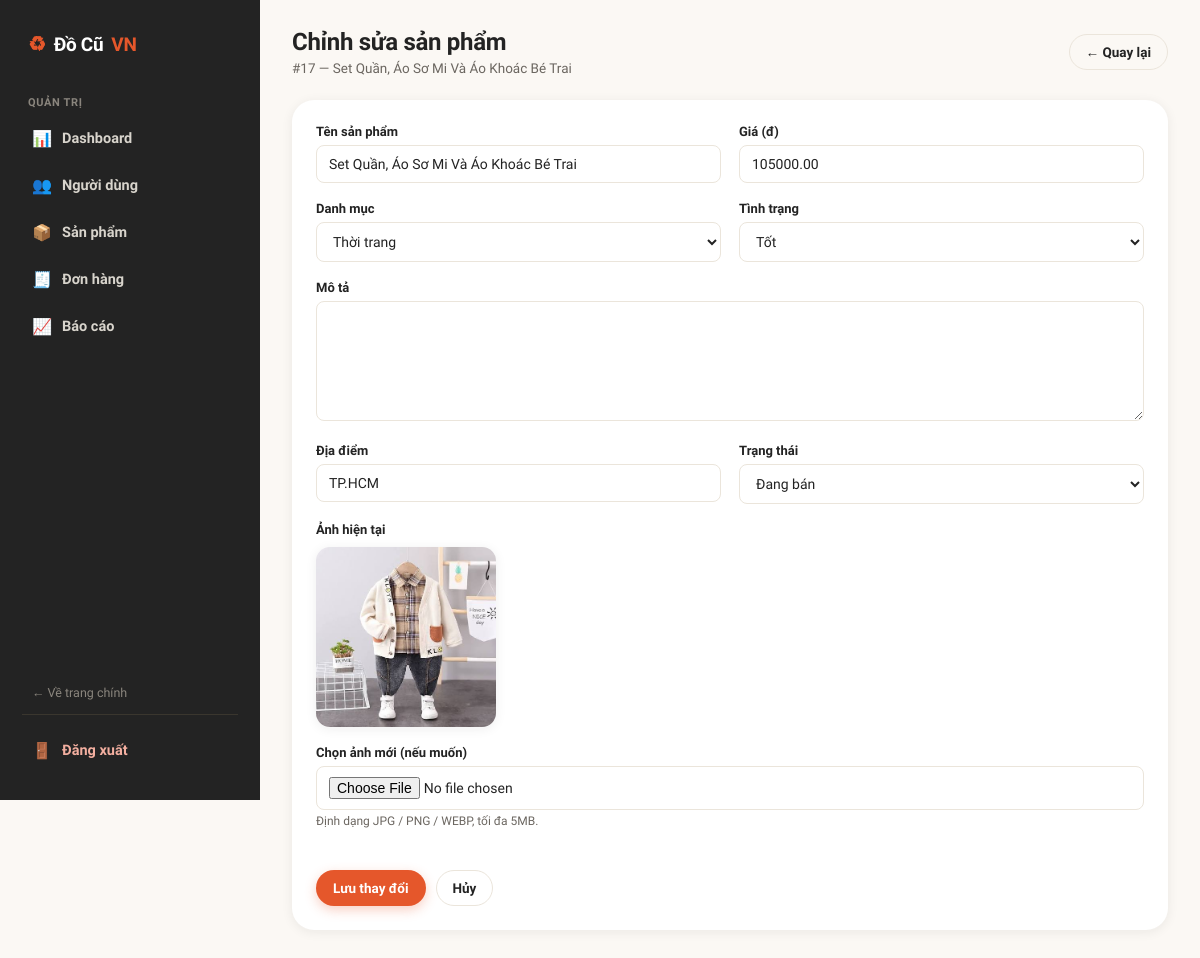
The page /admin/edit-product.php?id=17 (signed in) on the database its author committed.
### tables this page shows
CREATE TABLE `products` (
  `id` int(11) NOT NULL,
  `user_id` int(11) NOT NULL,
  `category_id` int(11) NOT NULL,
  `title` varchar(255) NOT NULL,
  `description` text DEFAULT NULL,
  `price` decimal(12,2) NOT NULL,
  `image` varchar(255) DEFAULT NULL,
  `condition_item` enum('new','like_new','good','fair') DEFAULT 'good',
  `location` varchar(255) DEFAULT NULL,
  `views` int(11) DEFAULT 0,
  `status` enum('active','pending','sold','hidden','rejected','deleted') DEFAULT 'pending',
  `created_at` timestamp NOT NULL DEFAULT current_timestamp(),
  `updated_at` timestamp NOT NULL DEFAULT current_timestamp() ON UPDATE current_timestamp()
);

CREATE TABLE `categories` (
  `id` int(11) NOT NULL,
  `name` varchar(100) NOT NULL,
  `description` text DEFAULT NULL,
  `icon` varchar(100) DEFAULT NULL,
  `status` tinyint(4) DEFAULT 1
);

### admin/inc/auth.php (called while the page is built, shortened)
<?php
if (!function_exists("e")) {
    function e($value): string
    {
        return htmlspecialchars((string)($value ?? ""), ENT_QUOTES, "UTF-8");
    }
}

### admin/edit-product.php (the view, shortened to what this page needs)
<?php
require_once "inc/auth.php";
$id = (int)$_GET["id"];
$categories = $conn->query("SELECT id, name FROM categories ORDER BY name");
$stmt = $conn->prepare("SELECT * FROM products WHERE id=?");
$stmt->bind_param("i", $id);
$stmt->execute();
$product = $stmt->get_result()->fetch_assoc();
?>
<!DOCTYPE html>
<html lang="vi">
<head>
<link rel="stylesheet" href="../assets/css/admin.css">
</head>
<body>
<div class="admin-wrapper">
    <?php include "sidebar.php"; ?>
    <main class="admin-main">
        <div class="admin-topbar">
            <div>
                <h1>Chỉnh sửa sản phẩm</h1>
                <div class="subtitle">#<?= (int)$product["id"] ?> — <?= e($product["title"]) ?></div>
            </div>
            <a href="products.php" class="btn btn-outline">← Quay lại</a>
        </div>
        <div class="panel">
            <form method="POST" enctype="multipart/form-data">
                <div class="form-grid">
                    <div class="form-group">
                        <label>Tên sản phẩm</label>
                        <input type="text" name="title" required value="<?= e($product["title"]) ?>">
                    </div>
                    <div class="form-group">
                        <label>Giá (đ)</label>
                        <input type="number" name="price" min="0" step="1000" required value="<?= e($product["price"]) ?>">
                    </div>
                    <div class="form-group">
                        <label>Danh mục</label>
                        <select name="category_id">
                            <?php $categories->data_seek(0); while ($c = $categories->fetch_assoc()): ?>
                                <option value="<?= (int)$c["id"] ?>" <?= (int)$c["id"] === (int)$product["category_id"] ? "selected" : "" ?>>
                                    <?= e($c["name"]) ?>
                                </option>
                            <?php endwhile; ?>
                        </select>
                    </div>
                    <div class="form-group">
                        <label>Tình trạng</label>
                        <select name="condition_item">
                            <option value="good" <?= $product["condition_item"] === "good" ? "selected" : "" ?>>Tốt</option>
                        </select>
                    </div>
                    <div class="form-group full">
                        <label>Mô tả</label>
                        <textarea name="description"><?= e($product["description"]) ?></textarea>
                    </div>
                    <div class="form-group">
                        <label>Địa điểm</label>
                        <input type="text" name="location" value="<?= e($product["location"]) ?>">
                    </div>
                    <div class="form-group">
                        <label>Trạng thái</label>
                        <select name="status">
                            <option value="active"   <?= $product["status"] === "active"   ? "selected" : "" ?>>Đang bán</option>
                        </select>
                    </div>
                    <div class="form-group full">
                        <label>Ảnh hiện tại</label>
                        <img class="current-image" src="../<?= e($product["image"]) ?>" alt="">
                    </div>
                    <div class="form-group full">
                        <label>Chọn ảnh mới (nếu muốn)</label>
                        <input type="file" name="image" accept=".jpg,.jpeg,.png,.webp">
                        <div class="hint">Định dạng JPG / PNG / WEBP, tối đa 5MB.</div>
                    </div>
                    <div class="form-actions">
                        <button class="btn btn-primary">Lưu thay đổi</button>
                        <a href="products.php" class="btn btn-outline">Hủy</a>
                    </div>
                </div>
            </form>
        </div>
    </main>
</div>
</body>
</html>

### assets/css/admin.css (style rules this page uses)
:root { --ember:#E5572B; --ember-dark:#C2431A; --ember-light:#FDECE4; --moss:#2F6B4F; --moss-light:#E4F2EA; --gold:#F0A93E; --gold-light:#FDF3E1; --ink:#232323; --charcoal:#6B6660; --cream:#FBF8F4; --line:#EBE5DB; --white:#FFFFFF; --radius-sm:8px; --radius-md:14px; --radius-lg:22px; --shadow-card:0 2px 12px rgba(35,30,25,.07); --shadow-hover:0 14px 28px rgba(35,30,25,.14); --sidebar-w:260px; }
*,*::before,*::after { box-sizing:border-box; }
body { margin:0; font-family:'Be Vietnam Pro', system-ui, sans-serif; color:var(--ink); background:var(--cream); -webkit-font-smoothing:antialiased; }
a { text-decoration:none; color:inherit; }
img { max-width:100%; display:block; }
.admin-wrapper { display:flex; min-height:100vh; }
.admin-main { margin-left:var(--sidebar-w); width:calc(100% - var(--sidebar-w)); padding:28px 32px 60px; box-sizing:border-box; }
.admin-topbar { display:flex; align-items:center; justify-content:space-between; gap:16px; margin-bottom:24px; flex-wrap:wrap; }
.admin-topbar h1 { font-size:24px; font-weight:800; letter-spacing:-.3px; margin:0; color:var(--ink); }
.admin-topbar .subtitle { font-size:13.5px; color:var(--charcoal); margin-top:4px; }
.panel { background:var(--white); border-radius:var(--radius-lg); box-shadow:var(--shadow-card); padding:24px; margin-bottom:28px; }
.btn { display:inline-flex; align-items:center; justify-content:center; gap:6px; font-family:inherit; font-size:13.5px; font-weight:600; padding:9px 16px; border-radius:999px; border:1.5px solid transparent; cursor:pointer; transition:all .18s ease; white-space:nowrap; }
.btn-primary { background:var(--ember); color:var(--white); box-shadow:0 4px 12px rgba(229,87,43,.28); }
.btn-outline { background:transparent; color:var(--ink); border-color:var(--line); }
.form-grid { display:grid; grid-template-columns:1fr 1fr; gap:18px; }
.form-grid .full { grid-column:1/-1; }
.form-group { margin-bottom:0; }
.form-group label { display:block; margin-bottom:6px; font-weight:700; font-size:13px; color:var(--ink); }
.form-group .hint { font-size:12px; color:var(--charcoal); margin-top:4px; }
input[type=text], input[type=number], input[type=file], textarea, select { width:100%; padding:10px 12px; border:1.5px solid var(--line); border-radius:var(--radius-sm); font-family:inherit; font-size:14px; background:var(--white); color:var(--ink); transition:border-color .15s ease; }
textarea { resize:vertical; min-height:120px; }
.current-image { width:180px; border-radius:var(--radius-md); margin-top:10px; box-shadow:var(--shadow-card); }
.form-actions { display:flex; gap:10px; margin-top:24px; grid-column:1/-1; }

### rows shown on the page
products: id "17", title "Set Quần, Áo Sơ Mi Và Áo Khoác Bé Trai", price "105000.00", category_id "Thời trang", condition_item "Tốt", location "TP.HCM", status "Đang bán", image (picture)
